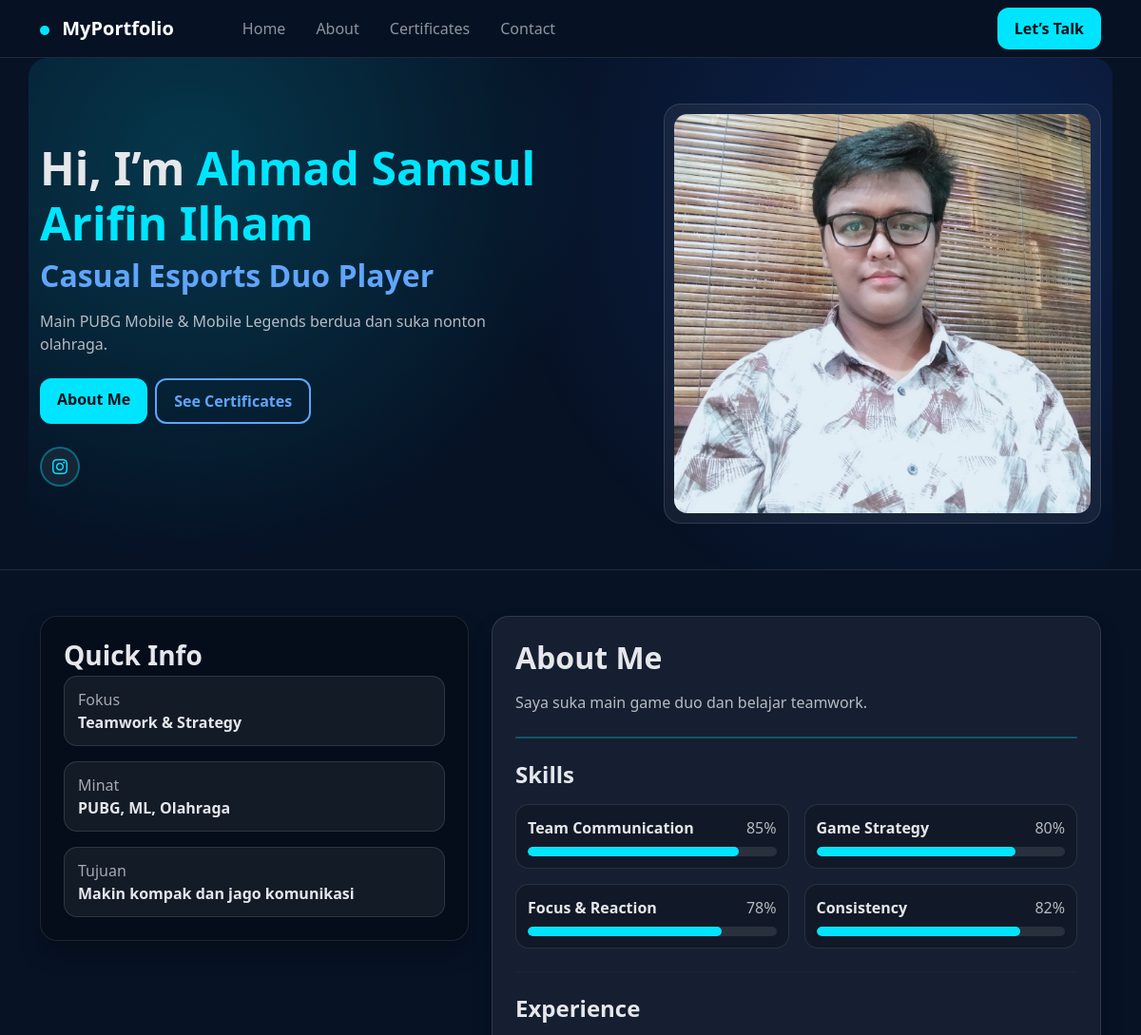
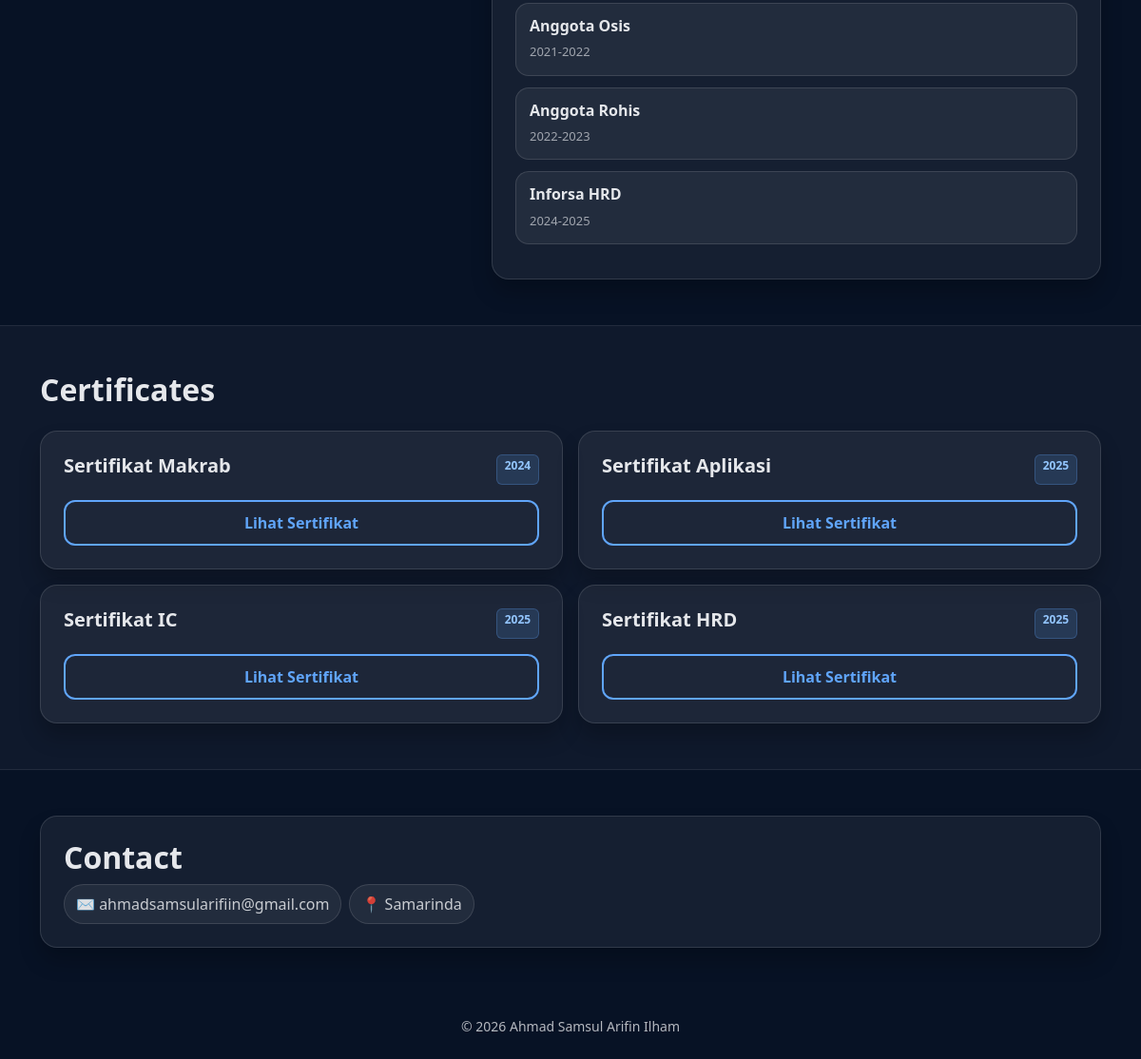
The page / on the database its author committed (2 pictures, top to bottom).
### tables this page shows
CREATE TABLE `profile` (
  `id` int NOT NULL,
  `name` varchar(100) DEFAULT NULL,
  `role` varchar(100) DEFAULT NULL,
  `tagline` text,
  `email` varchar(100) DEFAULT NULL,
  `location` varchar(100) DEFAULT NULL
);

CREATE TABLE `about` (
  `id` int NOT NULL,
  `focus` varchar(100) DEFAULT NULL,
  `interest` varchar(100) DEFAULT NULL,
  `goal` varchar(100) DEFAULT NULL,
  `description` text
);

CREATE TABLE `skills` (
  `id` int NOT NULL,
  `name` varchar(50) DEFAULT NULL,
  `level` int DEFAULT NULL
);

CREATE TABLE `experiences` (
  `id` int NOT NULL,
  `title` varchar(100) DEFAULT NULL,
  `period` varchar(50) DEFAULT NULL
);

CREATE TABLE `certificates` (
  `id` int NOT NULL,
  `title` varchar(100) DEFAULT NULL,
  `year` varchar(10) DEFAULT NULL,
  `link` varchar(255) DEFAULT NULL
);

### index.php (the view, shortened to what this page needs)
<?php include 'koneksi.php'; ?>
<?php
$profile = mysqli_fetch_assoc(mysqli_query($conn, "SELECT * FROM profile LIMIT 1"));
$about = mysqli_fetch_assoc(mysqli_query($conn, "SELECT * FROM about LIMIT 1"));
$skills = mysqli_query($conn, "SELECT * FROM skills");
$experiences = mysqli_query($conn, "SELECT * FROM experiences");
$certificates = mysqli_query($conn, "SELECT * FROM certificates");
?>
<!DOCTYPE html>
<html lang="id">
<head>
  <link href="https://cdn.jsdelivr.net/npm/bootstrap@5.3.3/dist/css/bootstrap.min.css" rel="stylesheet"/>
  <link href="https://cdn.jsdelivr.net/npm/bootstrap-icons@1.11.3/font/bootstrap-icons.min.css" rel="stylesheet">
  <link rel="stylesheet" href="style.css"/>
</head>
<body>
<nav class="navbar navbar-expand-lg navbar-dark navTop sticky-top">
  <div class="container">
    <a class="navbar-brand fw-bold" href="#home">
      <span class="logoDot"></span> MyPortfolio
    </a>
    <div id="menu" class="collapse navbar-collapse">
      <ul class="navbar-nav ms-lg-5 me-auto gap-lg-3">
        <li class="nav-item"><a class="nav-link" href="#home">Home</a></li>
        <li class="nav-item"><a class="nav-link" href="#about">About</a></li>
        <li class="nav-item"><a class="nav-link" href="#certificates">Certificates</a></li>
        <li class="nav-item"><a class="nav-link" href="#contact">Contact</a></li>
      </ul>
      <div class="d-flex">
        <a class="btn btnTalk" href="#contact">Let’s Talk</a>
      </div>
    </div>
  </div>
</nav>
<header id="home" class="heroWrap">
  <div class="container py-5">
    <div class="row align-items-center g-4">
      <div class="col-lg-6">
        <h1 class="heroTitle fw-bold mb-2">
          Hi, I’m <span class="heroName"><?= $profile['name']; ?></span>
        </h1>
        <h2 class="heroRole fw-bold mb-3"><?= $profile['role']; ?></h2>
        <p class="heroText mb-4"><?= $profile['tagline']; ?></p>
        <div class="d-flex gap-2 flex-wrap mb-4">
          <a href="#about" class="btn btnMain">About Me</a>
          <a href="#certificates" class="btn btnOutline">See Certificates</a>
        </div>
        <div class="d-flex gap-3">
          <a class="socialBtn" href="https://instagram.com" target="_blank">
            <i class="bi bi-instagram"></i>
          </a>
        </div>
      </div>
      <div class="col-lg-6">
        <div class="photoCard ms-lg-auto">
          <img src="assets/foto saya.jpeg" class="heroPhoto">
        </div>
      </div>
    </div>
  </div>
</header>
<section id="about" class="sectionArea">
  <div class="container py-5">
    <div class="row g-4">
      <div class="col-lg-5">
        <div class="darkCard p-4">
          <h3 class="fw-bold mb-1">Quick Info</h3>
          <div class="infoBox mb-3">
            <div class="smallText">Fokus</div>
            <div class="fw-bold"><?= $about['focus']; ?></div>
          </div>
          <div class="infoBox mb-3">
            <div class="smallText">Minat</div>
            <div class="fw-bold"><?= $about['interest']; ?></div>
          </div>
          <div class="infoBox">
            <div class="smallText">Tujuan</div>
            <div class="fw-bold"><?= $about['goal']; ?></div>
          </div>
        </div>
      </div>
      <div class="col-lg-7">
        <div class="glassCard p-4">
          <h2 class="fw-bold mb-3">About Me</h2>
          <p class="textSoft mb-4"><?= $about['description']; ?></p>
          <div class="lineDivider mb-4"></div>
          <h4 class="fw-bold mb-3">Skills</h4>
          <div class="row g-3">
            <?php while($s = mysqli_fetch_assoc($skills)) { ?>
              <div class="col-md-6">
                <div class="skillBox">
                  <div class="d-flex justify-content-between">
                    <b><?= $s['name']; ?></b>
                    <span class="textSoft"><?= $s['level']; ?>%</span>
                  </div>
                  <div class="progress progressDark mt-2">
                    <div class="progress-bar barCyan" style="width: <?= $s['level']; ?>%"></div>
                  </div>
                </div>
              </div>
            <?php } ?>
          </div>
          <hr class="my-4 hrSoft">
          <h4 class="fw-bold mb-3">Experience</h4>
          <?php while($e = mysqli_fetch_assoc($experiences)) { ?>
            <div class="timeItem">
              <h6 class="fw-bold"><?= $e['title']; ?></h6>
              <div class="timeSmall"><?= $e['period']; ?></div>
            </div>
          <?php } ?>
        </div>
      </div>
    </div>
  </div>
</section>
<section id="certificates" class="sectionArea sectionSoft">
  <div class="container py-5">
    <div class="d-flex justify-content-between align-items-end mb-3">
      <h2 class="fw-bold">Certificates</h2>
    </div>
    <div class="row g-3">
      <?php while($c = mysqli_fetch_assoc($certificates)) { ?>
        <div class="col-md-6">
          <div class="glassCard p-4 h-100 certHover">
            <div class="d-flex justify-content-between">
              <h5 class="fw-bold"><?= $c['title']; ?></h5>
              <span class="badge yearBadge"><?= $c['year']; ?></span>
            </div>
            <a href="<?= $c['link']; ?>" class="btn btnOutline w-100 mt-3">
              Lihat Sertifikat
            </a>
          </div>
        </div>
      <?php } ?>
    </div>
  </div>
</section>
<section id="contact" class="sectionArea">
  <div class="container py-5">
    <div class="glassCard p-4">
      <h2 class="fw-bold mb-2">Contact</h2>
      <div class="d-flex gap-2">
        <span class="pill">✉️ <?= $profile['email']; ?></span>
        <span class="pill">📍 <?= $profile['location']; ?></span>
      </div>
    </div>
  </div>
</section>
<footer class="py-4 text-center textSoft small">
  © <?= date("Y"); ?> <?= $profile['name']; ?>
</footer>
</body>
</html>

### style.css (style rules this page uses)
body { font-family: system-ui, -apple-system, Segoe UI, Roboto, Arial, sans-serif; background-color: #071225; color: #e5e7eb; }
.navTop { background-color: rgba(7,18,37,0.85); border-bottom: 1px solid rgba(255,255,255,0.10); }
.logoDot { width: 10px; height: 10px; border-radius: 50%; background-color: #00e5ff; display: inline-block; margin-right: 8px; }
.btnTalk { background-color: #00e5ff; color: #00111a; border-radius: 12px; border: none; font-weight: 700; padding: 10px 18px; }
.heroWrap { background-color: #071225; border-bottom: 1px solid rgba(255,255,255,0.10); }
.heroWrap .container { background-image: radial-gradient(circle at 15% 20%, rgba(0,229,255,0.18), transparent 40%), radial-gradient(circle at 85% 25%, rgba(37,99,235,0.22), transparent 45%); border-radius: 20px; }
.heroTitle { font-size: 48px; color: #e5e7eb; }
.heroName { color: #00e5ff; }
.heroRole { color: #60a5fa; }
.heroText { max-width: 520px; color: rgba(229,231,235,0.78); }
.photoCard { background-color: rgba(255,255,255,0.06); border: 1px solid rgba(255,255,255,0.12); border-radius: 18px; padding: 10px; width: min(460px, 100%); }
.heroPhoto { width: 100%; height: 420px; border-radius: 14px; object-fit: cover; display: block; }
.btnMain { background-color: #00e5ff; color: #00111a; border: none; border-radius: 12px; font-weight: 800; padding: 10px 18px; }
.btnOutline { background-color: transparent; border: 2px solid #60a5fa; color: #60a5fa; border-radius: 12px; font-weight: 800; padding: 10px 18px; }
.socialBtn { width: 42px; height: 42px; border-radius: 50%; display: inline-flex; align-items: center; justify-content: center; text-decoration: none; background-color: rgba(255,255,255,0.06); border: 2px solid rgba(0,229,255,0.35); color: #00e5ff; }
.sectionArea { background-color: transparent; }
.sectionSoft { background-color: rgba(255,255,255,0.03); border-top: 1px solid rgba(255,255,255,0.08); border-bottom: 1px solid rgba(255,255,255,0.08); }
.textSoft { color: rgba(229,231,235,0.78); }
.glassCard { background-color: rgba(255,255,255,0.06); border: 1px solid rgba(255,255,255,0.12); border-radius: 18px; box-shadow: 0 14px 22px rgba(0,0,0,0.22); }
.darkCard { background-color: rgba(0,0,0,0.28); border: 1px solid rgba(255,255,255,0.10); color: #e5e7eb; border-radius: 18px; box-shadow: 0 14px 22px rgba(0,0,0,0.26); }
.smallText { color: rgba(229,231,235,0.70); }
.infoBox { background-color: rgba(255,255,255,0.06); border: 1px solid rgba(255,255,255,0.12); border-radius: 14px; padding: 12px 14px; }
.lineDivider { height: 2px; background-color: rgba(0,229,255,0.28); border-radius: 999px; }
.skillBox { background-color: rgba(0,0,0,0.18); border: 1px solid rgba(255,255,255,0.10); border-radius: 14px; padding: 12px; }
.progressDark { height: 10px; border-radius: 999px; background-color: rgba(255,255,255,0.10); }
.barCyan { background-color: #00e5ff; border-radius: 999px; }
.hrSoft { border-top: 1px solid rgba(255,255,255,0.10); }
.timeItem { background-color: rgba(255,255,255,0.06); border: 1px solid rgba(255,255,255,0.12); border-radius: 14px; padding: 14px; margin-bottom: 12px; }
.timeSmall { color: rgba(229,231,235,0.65); font-size: 13px; }
.yearBadge { background-color: rgba(96,165,250,0.15); color: #93c5fd; border: 1px solid rgba(96,165,250,0.25); }
.pill { background-color: rgba(255,255,255,0.06); border: 1px solid rgba(255,255,255,0.12); border-radius: 999px; padding: 8px 12px; color: rgba(229,231,235,0.85); }

### rows shown on the page
profile: name "Ahmad Samsul Arifin Ilham", role "Casual Esports Duo Player", tagline "Main PUBG Mobile & Mobile Legends berdua dan suka nonton olahraga.", email "ahmadsamsularifiin@gmail.com", location "Samarinda"
about: focus "Teamwork & Strategy", interest "PUBG, ML, Olahraga", goal "Makin kompak dan jago komunikasi", description "Saya suka main game duo dan belajar teamwork."
skills: name "Team Communication", level "85"
skills: name "Game Strategy", level "80"
skills: name "Focus & Reaction", level "78"
skills: name "Consistency", level "82"
experiences: title "Anggota Osis", period "2021-2022"
experiences: title "Anggota Rohis", period "2022-2023"
experiences: title "Inforsa HRD", period "2024-2025"
certificates: title "Sertifikat Makrab", year "2024"
certificates: title "Sertifikat Aplikasi", year "2025"
certificates: title "Sertifikat IC", year "2025"
certificates: title "Sertifikat HRD", year "2025"
